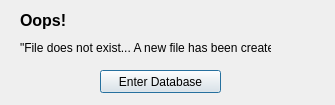
<?xml version="1.0" encoding="UTF-8"?>
<ui version="4.0">
 <class>filedialog</class>
 <widget class="QDialog" name="filedialog">
  <property name="geometry">
   <rect>
    <x>0</x>
    <y>0</y>
    <width>335</width>
    <height>105</height>
   </rect>
  </property>
  <property name="windowTitle">
   <string>Dialog</string>
  </property>
  <widget class="QLabel" name="label">
   <property name="geometry">
    <rect>
     <x>20</x>
     <y>10</y>
     <width>61</width>
     <height>21</height>
    </rect>
   </property>
   <property name="text">
    <string>&lt;html&gt;&lt;head/&gt;&lt;body&gt;&lt;p&gt;&lt;span style=&quot; font-size:12pt; font-weight:600;&quot;&gt;Oops! &lt;/span&gt;&lt;/p&gt;&lt;/body&gt;&lt;/html&gt;</string>
   </property>
  </widget>
  <widget class="QLabel" name="label_2">
   <property name="geometry">
    <rect>
     <x>20</x>
     <y>40</y>
     <width>251</width>
     <height>16</height>
    </rect>
   </property>
   <property name="text">
    <string>&quot;File does not exist... A new file has been created.&quot;</string>
   </property>
  </widget>
  <widget class="QPushButton" name="pushButton">
   <property name="geometry">
    <rect>
     <x>100</x>
     <y>70</y>
     <width>121</width>
     <height>23</height>
    </rect>
   </property>
   <property name="text">
    <string>Enter Database</string>
   </property>
  </widget>
 </widget>
 <resources/>
 <connections/>
</ui>
